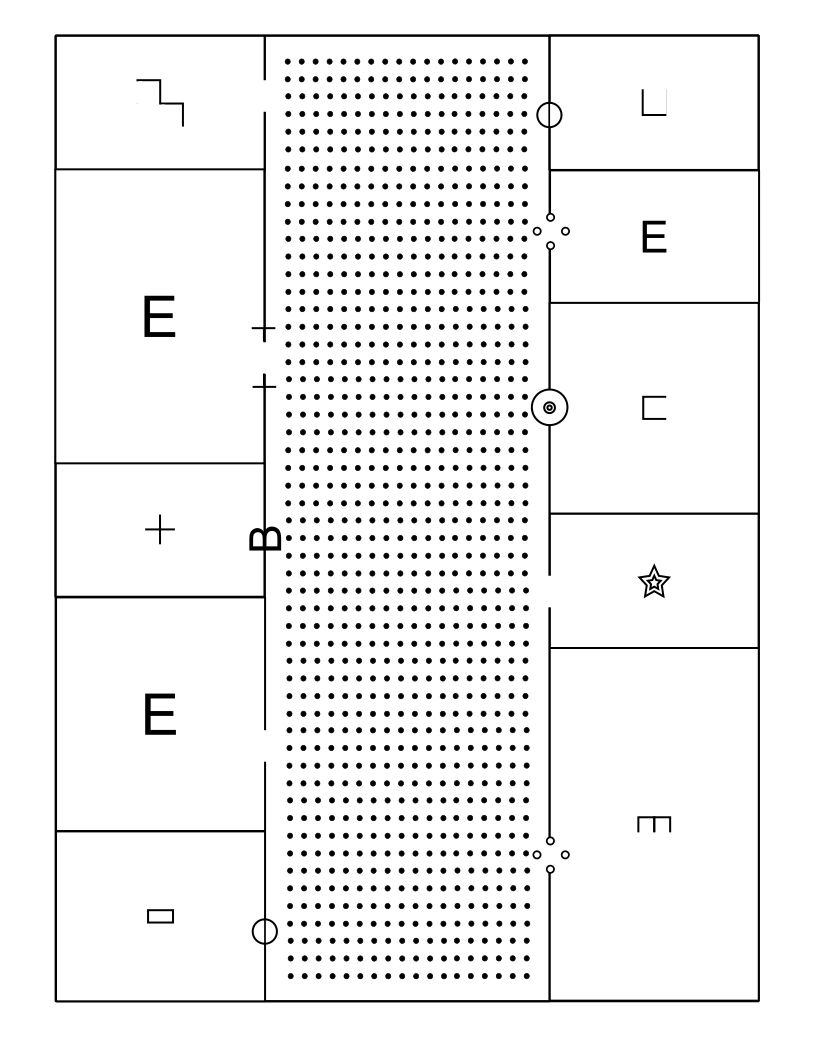
#> input picture distractor_floorplan_E.png, 816 x 1056 px; its folder holds only this picture in this run
$ python -i paper_locator.py   (imports and definitions only)
#> lines starting #> are read from the running program, lines starting #| are printed output that depends on the picture; after the words box and inside, x2 and y2 are one past the last pixel; in counts of white or black regions, pixels touching at a corner belong together
"""This file loads the reference map PNG and handles the first half of
auto-crop. It finds candidate paper outlines, scores how well each one
matches the map, and classifies their edges.

Auto-crop, part 1 (pipeline steps 1-8): know the map, find the paper.

Step 1  load_reference_map    -- read the PNG and write its map JSON: every
                                 black line as a graph (nodes + edges), the
                                 rooms, the symbols.
Step 2  paper_mask            -- bright, low-color pixels = paper.
Step 3  paper_blob_quads      -- rough 4-corner outline of each paper blob
        traced_map_quads      -- ...and of each cluster of printed walls
                                 found by edge tracing (works even when the
                                 paper's own outline is broken by a hand or
                                 merged with another sheet).
Step 4  orientations          -- the 4 ways to say which corner is the
                                 map's top-left, for one outline.
        alignment_score       -- the scoring rubric: how well the frame's
                                 traced lines match the PNG's lines for a
                                 given crop. Picks the orientation, rejects
                                 the wrong sheet, and grades every crop.
Step 6  search_window         -- after the first lock, only look near the
                                 last crop.
Step 7  candidate_blobs       -- every separate paper blob in that window.
Step 8  classify_segments     -- sort a blob's straight edges into top /
                                 bottom / left / right using last frame's crop.

Steps 9-17 (turning those edges into corners) are in corner_fitting.py.
"""

import json
import math
import os

import cv2
import numpy as np

import edge_tracing
import symbol_identification
from room_tracking import RoomMap, detect_rooms, detect_symbols
from units import PixelsToInches

# Step 2
PAPER_SAT_MAX = 55        # HSV saturation ceiling for "paper"; skin measured ~28-41+
# Step 3
MIN_BLOB_FRACTION = 0.03  # of the frame; smaller bright blobs aren't a sheet
TRACED_WALL_MIN = 40      # px in the frame; traced marks this long count as walls
# Step 4
SCORE_TOLERANCE = 5.0     # map px; a traced line this close to a printed line "matches"
CLASS_WEIGHTS = {edge_tracing.CLASS_WALL: 0.4, edge_tracing.CLASS_SYMBOL: 0.4,
                 edge_tracing.CLASS_DOT: 0.2}
# Step 6
SEARCH_MARGIN = 0.35      # grow last frame's crop by 35%. Tested 20% on S-19 (20-50 s):
                          # 3x more frames where the crop couldn't be confirmed, and
                          # slower overall (lost frames trigger whole-frame searches).
                          # Not about motion -- 99.9% of frames move < 2.4% of the
                          # paper's diagonal -- but the paper/desk brightness split is
                          # computed inside this window, and more desk in view keeps it
                          # stable when hands cover the page. Smaller saves ~3 ms/frame.
# Step 7
MIN_CANDIDATE_AREA = 400  # px
MAX_CANDIDATES = 3
# Step 8
SIDE_ANGLE_TOLERANCE = 20.0   # degrees between a segment and the side it's assigned to


# ======================================================================
# Step 1: the reference map and its JSON
# ======================================================================

class ReferenceMap:
    """The PNG plus everything derived from it once, up front.

    Coordinates everywhere in this project are the PNG's own pixels, in the
    PNG's own orientation: (0, 0) is its top-left corner. (The old 180-degree
    pre-rotation is gone: orientation is now worked out per video by step 4,
    so no fixed assumption about how the paper sits is needed.)
    """

    # [85 lines left out: functions __init__, _prepare_scoring, _keep_custom_names, not called in this run]


# ======================================================================
# Step 2: which pixels are paper
# ======================================================================

def paper_mask(frame_bgr):
    """Binary mask of pixels that look like a bright printed page.

    Otsu re-derives the paper/background brightness split from each frame's
    own histogram (desk brightness varies a lot with lighting). Bright but
    colorful pixels are thrown out too -- skin can be nearly as bright as
    paper but is noticeably more saturated -- so a hand between two sheets
    can't bridge them into one blob. That saturation cutoff can only get
    tighter than PAPER_SAT_MAX, never looser.
    """
    hsv = cv2.cvtColor(frame_bgr, cv2.COLOR_BGR2HSV)
    s, v = hsv[:, :, 1], hsv[:, :, 2]
    _, mask = cv2.threshold(v, 0, 255, cv2.THRESH_BINARY + cv2.THRESH_OTSU)
    sat_max = PAPER_SAT_MAX
    bright_sat = s[mask > 0]
    if bright_sat.size > 200:
        sat_max = min(PAPER_SAT_MAX, float(cv2.threshold(
            bright_sat.reshape(-1, 1), 0, 255,
            cv2.THRESH_BINARY + cv2.THRESH_OTSU)[0]))
    mask[s > sat_max] = 0
    mask = cv2.morphologyEx(mask, cv2.MORPH_OPEN, np.ones((3, 3), np.uint8))
    mask = cv2.morphologyEx(mask, cv2.MORPH_CLOSE, np.ones((9, 9), np.uint8))
    return mask


INK_BORDER_THRESHOLD = 180   # gray level; darker = ink or desk


# [12 lines left out: function ink_border_mask, not called in this run]


# ======================================================================
# Step 3: rough outlines to start from (first frame / recovery only)
# ======================================================================

def order_quad_points(pts):
    """Label 4 points TL/TR/BR/BL by where they sit in the image (smallest
    x+y is TL, etc). Which one is the *map's* top-left is step 4's job."""
    p = np.asarray(pts, np.float32)
    s = p.sum(axis=1)
    d = p[:, 1] - p[:, 0]
    return np.array([p[np.argmin(s)], p[np.argmin(d)],
                     p[np.argmax(s)], p[np.argmax(d)]], np.float32)


# [11 lines left out: function four_corner_outline, not called in this run]


def paper_blob_quads(frame):
    """Every sizable paper blob in the whole frame, as (rough_quad, blob_mask,
    bounding box). corner_fitting.fit_quad turns each into precise corners."""
    h, w = frame.shape[:2]
    mask = paper_mask(frame)
    n, labels, stats, _ = cv2.connectedComponentsWithStats(mask, connectivity=8)
    out = []
    for i in range(1, n):
        if stats[i, cv2.CC_STAT_AREA] < MIN_BLOB_FRACTION * w * h:
            continue
        blob = (labels == i).astype(np.uint8) * 255
        contours, _ = cv2.findContours(blob, cv2.RETR_EXTERNAL, cv2.CHAIN_APPROX_SIMPLE)
        if not contours:
            continue
        rough = order_quad_points(cv2.boxPoints(
            cv2.minAreaRect(max(contours, key=cv2.contourArea))))
        x, y, bw, bh = stats[i, :4]
        pad_x, pad_y = int(0.15 * bw) + 5, int(0.15 * bh) + 5
        box = (max(0, x - pad_x), max(0, y - pad_y),
               min(w, x + bw + pad_x), min(h, y + bh + pad_y))
        out.append((rough, blob, box))
    return out


# [40 lines left out: functions traced_map_quads, orientations, not called in this run]


def homography_for(quad, ref):
    """Frame -> map homography for a crop given as 4 frame corners."""
    return cv2.getPerspectiveTransform(np.asarray(quad, np.float32), ref.corners)


# [88 lines left out: functions alignment_score, search_window, candidate_blobs, not called in this run]


# ======================================================================
# Step 8: which side of the paper is each straight edge on
# ======================================================================

SIDES = ("top", "right", "bottom", "left")
SIDE_CORNERS = {"top": (0, 1), "right": (1, 2), "bottom": (3, 2), "left": (0, 3)}


def line_angle(x1, y1, x2, y2):
    return math.degrees(math.atan2(y2 - y1, x2 - x1)) % 180


def angle_diff(a, b):
    d = abs(a - b) % 180
    return min(d, 180 - d)


# [69 lines left out: functions point_to_line_distance, classify_segment, classify_segments, draw_paper_debug, not called in this run]

>>> import cv2
>>> picture = cv2.imread('distractor_floorplan_E.png')
#> picture is the input picture: shape (1056, 816, 3); min 0, max 255, mean 241.6
>>> result = paper_blob_quads(picture)
#> in paper_mask, `hsv = cv2.cvtColor(frame_bgr, cv2.COLOR_BGR2HSV)`: hsv: shape (1056, 816, 3); mean H, S, V 0, 0, 241.6
#> in paper_mask, `s, v = hsv[:, :, 1], hsv[:, :, 2]`: s: shape (1056, 816); every value is 0
#> in paper_mask, `_, mask = cv2.threshold(v, 0, 255, cv2.THRESH_BINARY + cv2.THRESH_OTSU)`: mask: shape (1056, 816); 94.5% white; 971 black regions, largest, box (x1, y1, x2, y2) and area: (54, 34, 760, 1003) 17420, (144, 296, 175, 337) 606, (145, 694, 176, 735) 600
#> in paper_mask, `sat_max = min(PAPER_SAT_MAX, float(cv2.threshold( bright_sat.reshape(-..`: sat_max = 0
#> in paper_mask, `mask = cv2.morphologyEx(mask, cv2.MORPH_OPEN, np.ones((3, 3), np.uint8))`:
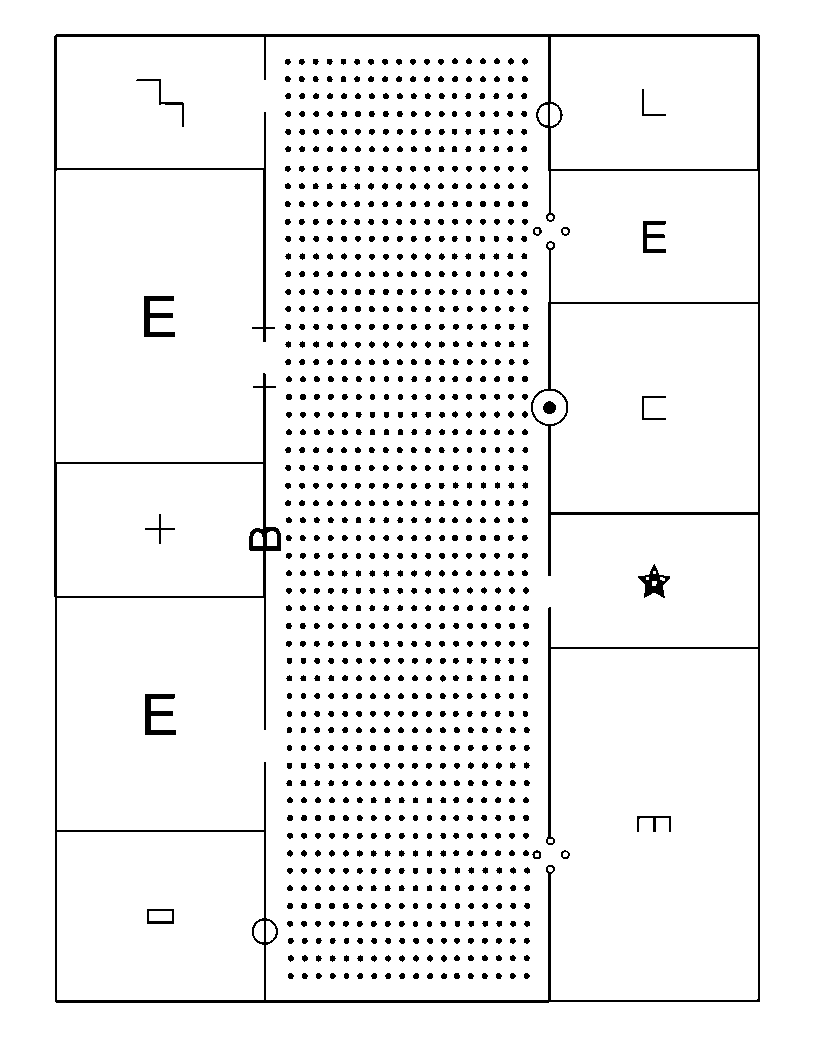
#> mask: shape (1056, 816); 94.4% white; 970 black regions, largest, box (x1, y1, x2, y2) and area: (54, 34, 760, 1003) 17433, (144, 296, 175, 337) 606, (145, 694, 176, 735) 600
#> in paper_mask, `mask = cv2.morphologyEx(mask, cv2.MORPH_CLOSE, np.ones((9, 9), np.uint..`:
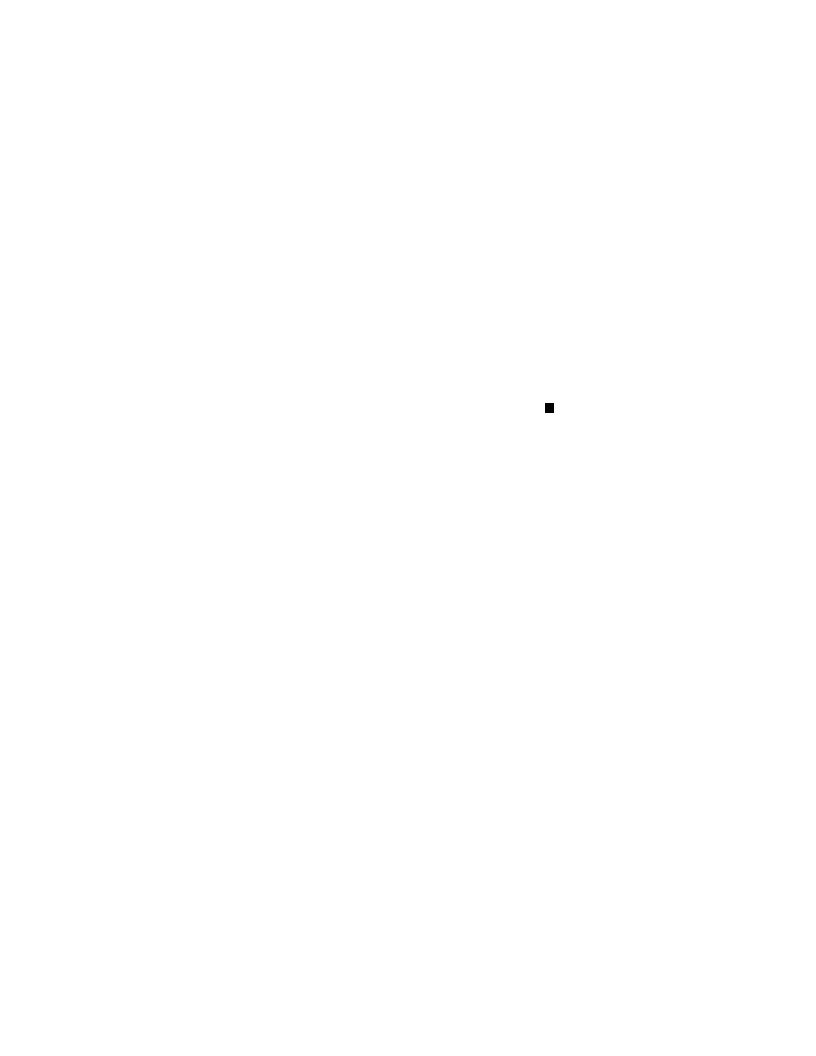
#> mask: shape (1056, 816); 100% white; 1 black region, box (x1, y1, x2, y2) and area: (545, 403, 554, 413) 90
#> in paper_blob_quads, `n, labels, stats, _ = cv2.connectedComponentsWithStats(mask, connectiv..`: n = 2; stats = [[545, 403, 9, 10, 90], [0, 0, 816, 1056, 861606]]
#> the loop in paper_blob_quads, `for i in range(1, n):` made 1 pass
#> (contours, p in order_quad_points, s in order_quad_points, d in order_quad_points, rough, x, y, bw) on pass 1: ([[[0, 0], [0, 1055], [815, 1055], [815, 0]]], [[815, 1055], [-3.23e-14, 1055], [0, 0], [815, 0]], [1870, 1055, 0, 815], [240, 1055, 0, -815], [[0, 0], [815, 0], [815, 1055], [-3.23e-14, 1055]], 0, 0, 816)
#> after the loop in paper_blob_quads, `for i in range(1, n):`: out = 1 item
#> result = 1 item
